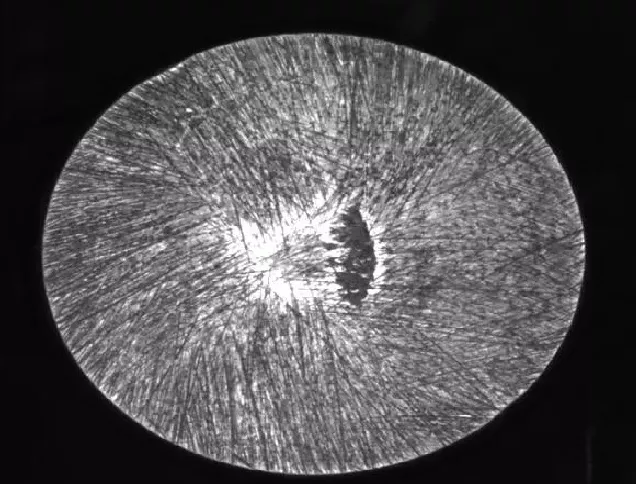
//> input picture 4_project/2_findContours/images/flaw.png, 636 x 484 px
$ ./coutour_flaw   (built with g++ and OpenCV 4)
//> lines starting //> are read from the running program, lines starting //| are printed output that depends on the picture; after the words box and inside, x2 and y2 are one past the last pixel; in counts of white or black regions, pixels touching at a corner belong together
#include <iostream>
#include <opencv2/imgproc/imgproc.hpp>
#include <opencv2/opencv.hpp>

using namespace std;
using namespace cv;

int main(int argc, char** argv)
{
    Mat src = imread("F:\\img_process\\imgs\\flaw.png");
//> src is the input picture: 484 rows x 636 cols, CV_8UC3; mean B, G, R 81.6, 79.4, 81.4
    imshow("输入图像", src);
    Mat gray, gray_mean, dst, binary1, binary2, binary;
    cvtColor(src, gray, COLOR_BGR2GRAY);
    medianBlur(gray, gray_mean, 201);
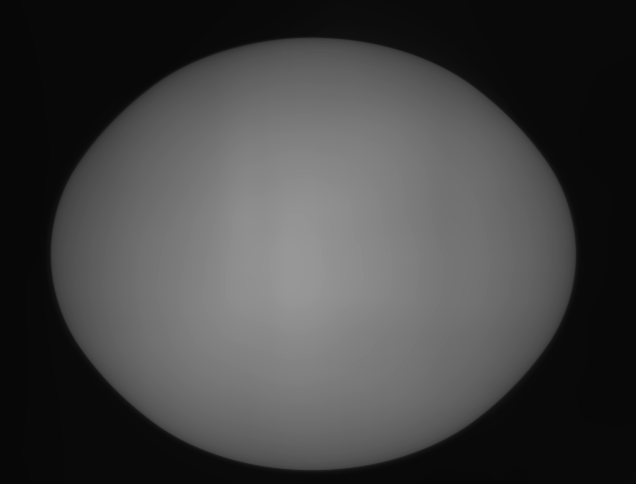
//> gray_mean: 484 rows x 636 cols, CV_8UC1; min 7, max 151, mean 66.7
    imshow("中值滤波", gray_mean);
    addWeighted(gray, -1, gray_mean, 1, 0, dst);
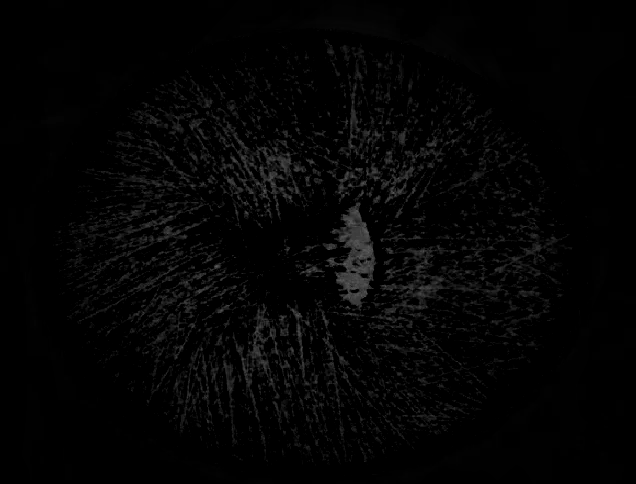
//> dst: 484 rows x 636 cols, CV_8UC1; min 0, max 97, mean 4.2
    imshow("做差", dst);
    //阈值提取
    threshold(dst, binary1, 10, 255, THRESH_BINARY | THRESH_OTSU);
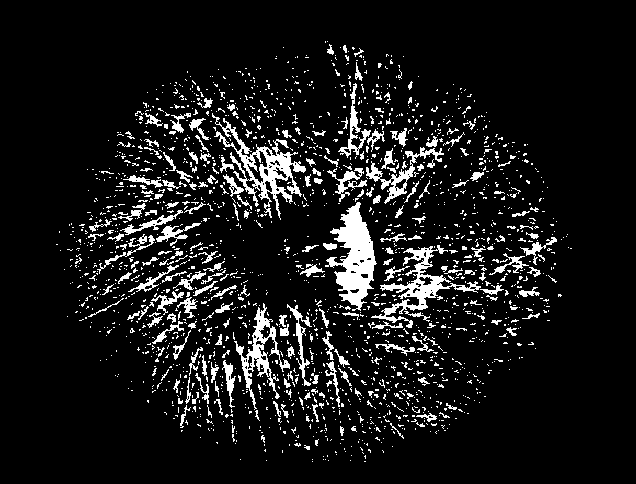
//> binary1: 484 rows x 636 cols, CV_8UC1; 9.5% white; 1999 white regions (1789 under 20 px), largest, box (x1, y1, x2, y2) and area: (325, 202, 377, 311) 2665, (212, 113, 306, 220) 2287, (371, 245, 481, 328) 1815
    imshow("二值化", binary1);
    Mat src_open, src_close;
    //形态学
    Mat kernel = getStructuringElement(MORPH_ELLIPSE, Size(7, 7), Point(-1, -1));
    morphologyEx(binary1, src_open, MORPH_OPEN, kernel, Point(-1, -1));
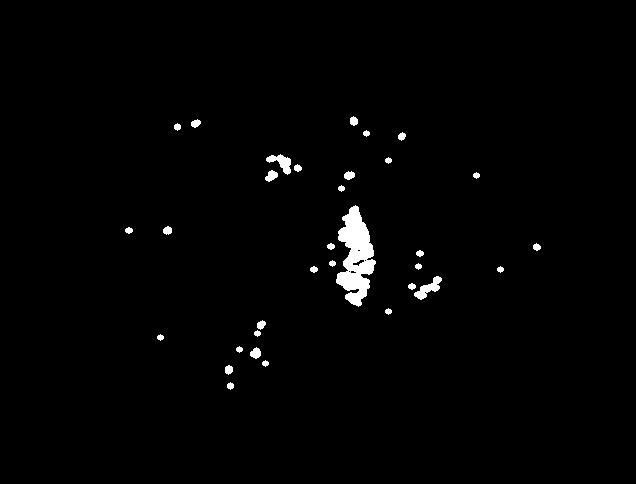
//> src_open: 484 rows x 636 cols, CV_8UC1; 1.4% white; 33 white regions, largest, box (x1, y1, x2, y2) and area: (336, 205, 376, 307) 2283, (414, 276, 442, 300) 274, (266, 154, 291, 175) 244
    imshow("开运算", src_open);
    morphologyEx(src_open, src_close, MORPH_CLOSE, kernel, Point(-1, -1));
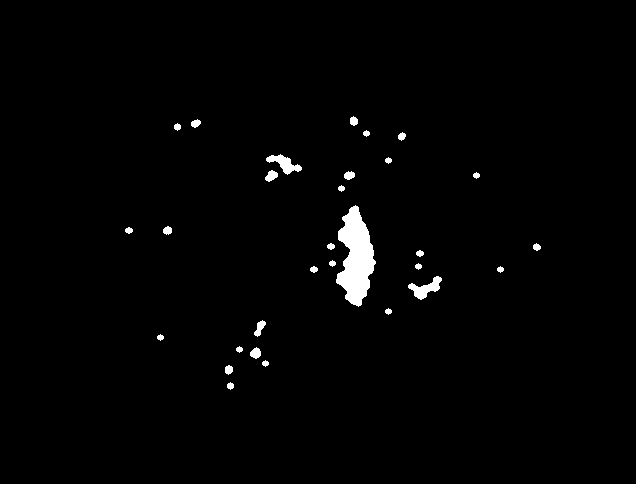
//> src_close: 484 rows x 636 cols, CV_8UC1; 1.4% white; 30 white regions
    imshow("闭运算", src_close);
    vector<vector<Point>>contours;
    findContours(src_close, contours, RETR_EXTERNAL, CHAIN_APPROX_NONE, Point());
//> contours = 30 contours; largest, box (x1, y1, x2, y2) and area: (336, 205, 376, 307) 2316, (408, 276, 442, 300) 306, (266, 154, 302, 175) 278, (254, 320, 266, 337) 84, (265, 170, 278, 182) 82
    for (int i = 0; i < contours.size(); i++)
    {
        float area = contourArea(contours[i]);
        cout << area << endl;
        if (area > 1000)
        {
            drawContours(src, contours, i, Scalar(0, 0, 255), 2, 8);
        }
    }
//> this loop made 30 passes
//> area on passes 1 to 12: 30, 48.5, 24, 77, 24, 24, 83.5, 24, 306, 24, 30, 24
//| 30
//| 48.5
//| 24
//| 77
//| 24
//| 24
//| 83.5
//| 24
//> (output is shown up to pass 8 of 30)
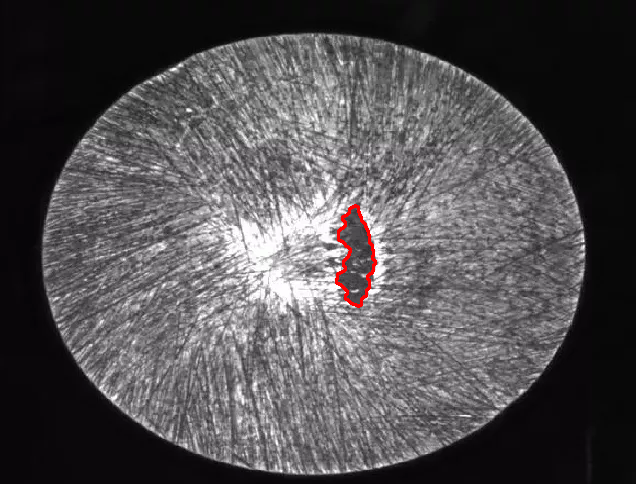
//> src: 484 rows x 636 cols, CV_8UC3; 0.28% of pixels changed, all inside (x1, y1, x2, y2) = (335, 204, 377, 308)
    imshow("结果", src);
    waitKey(0);
    return 0;
}
